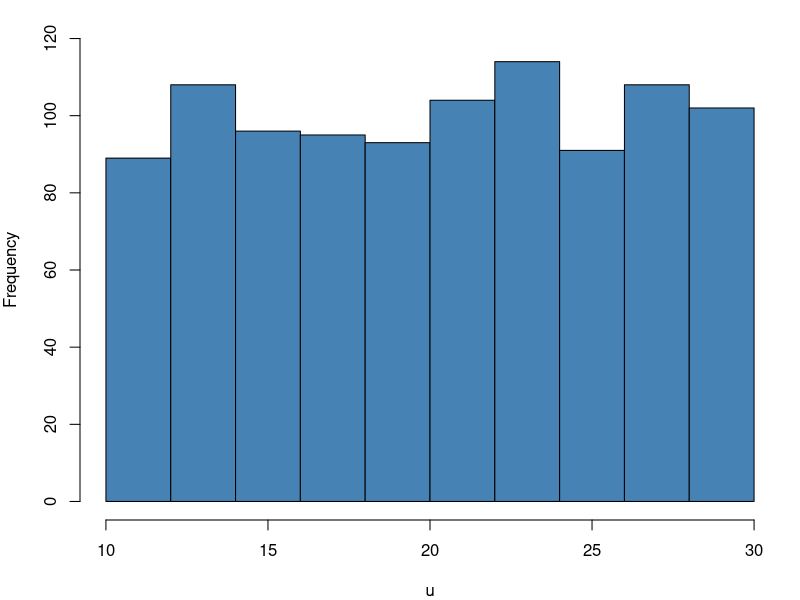
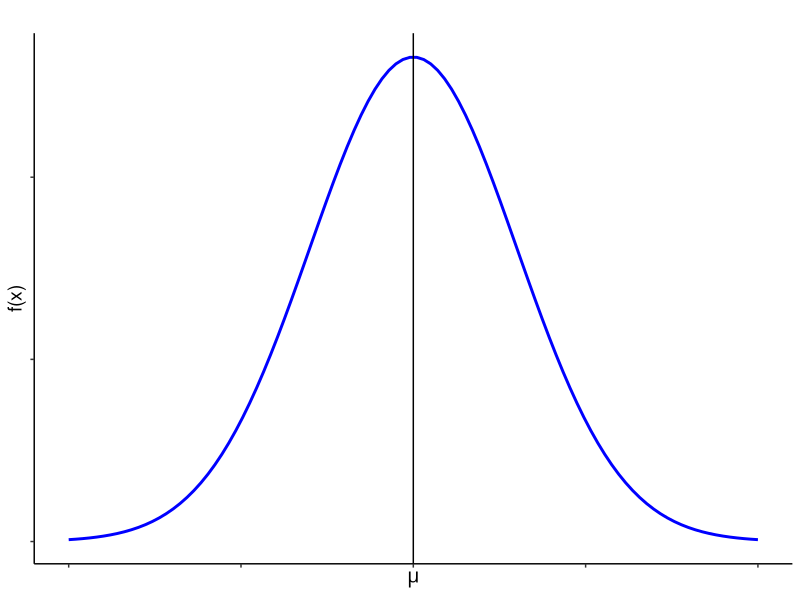
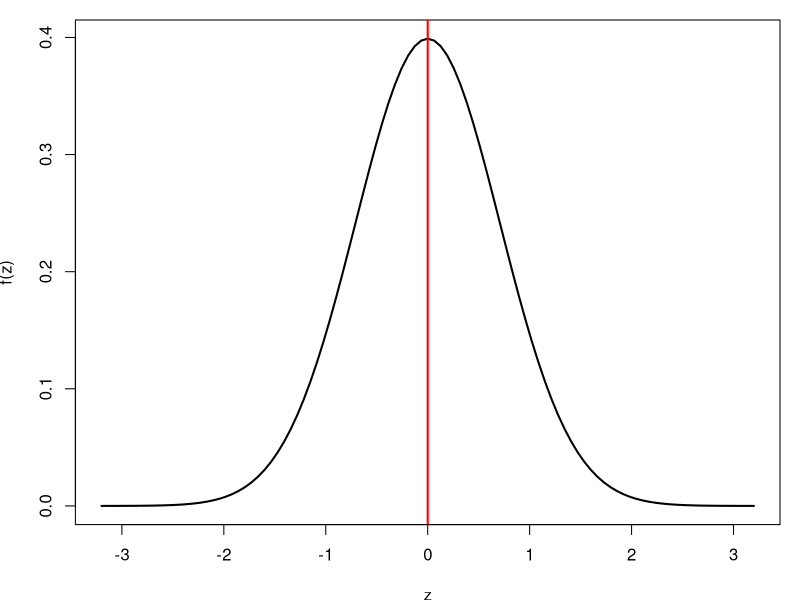
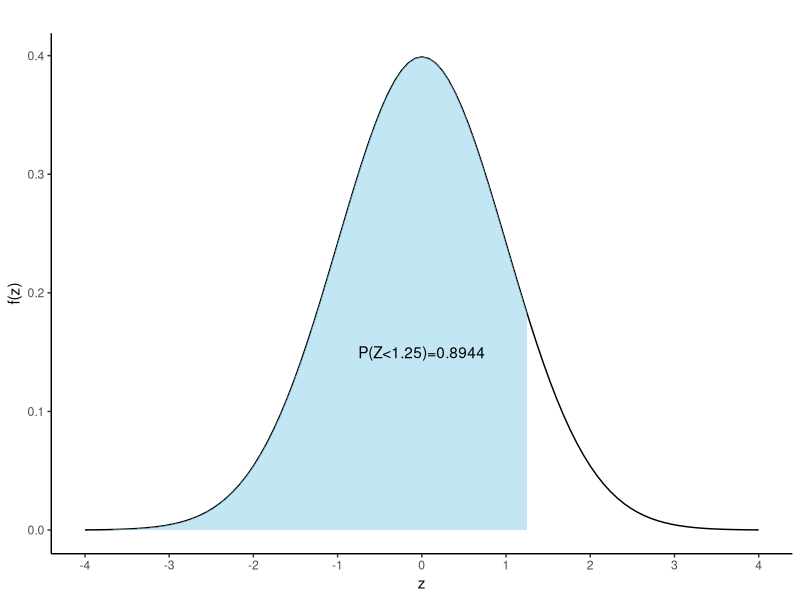
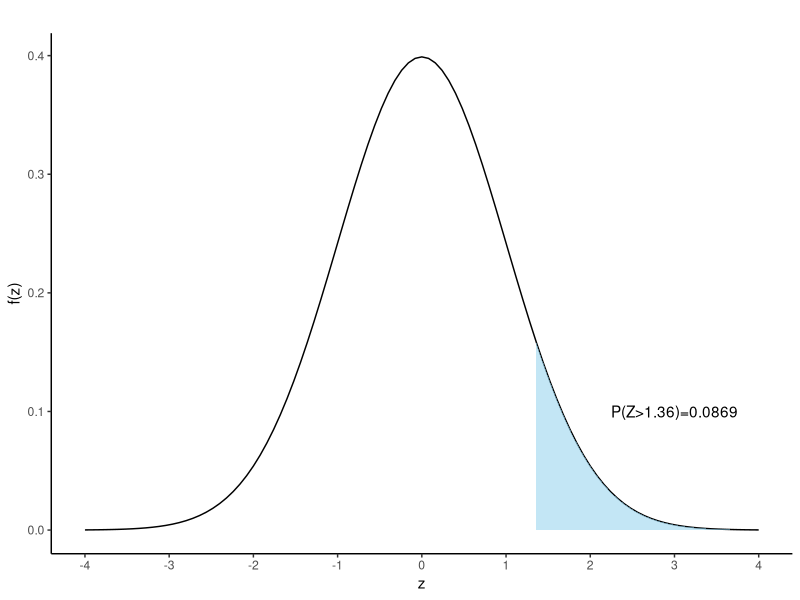
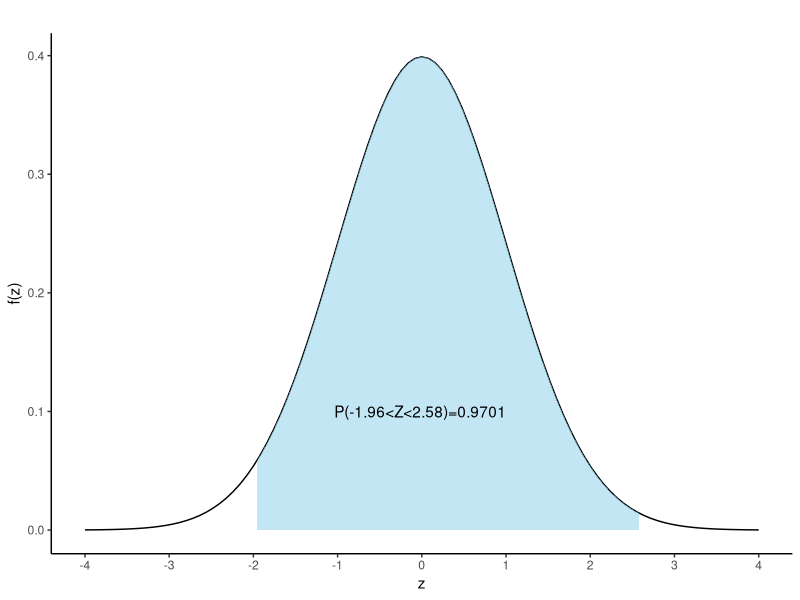
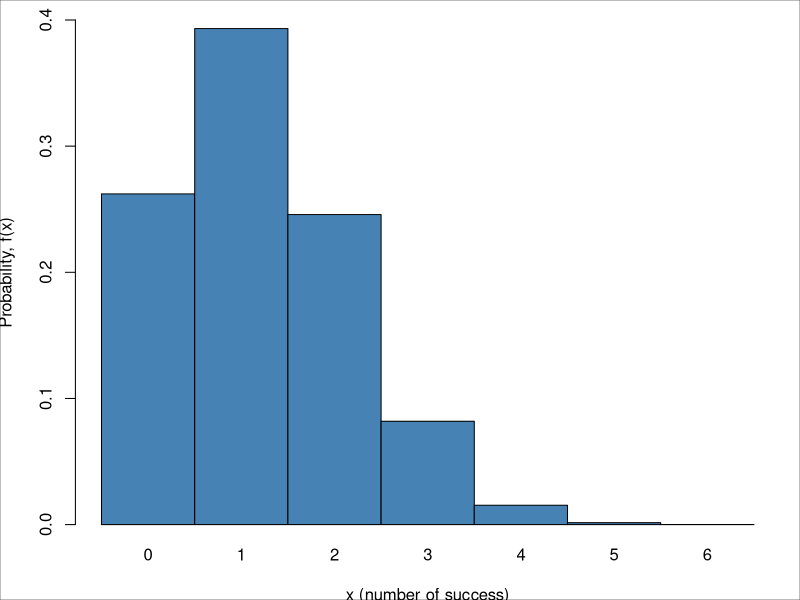
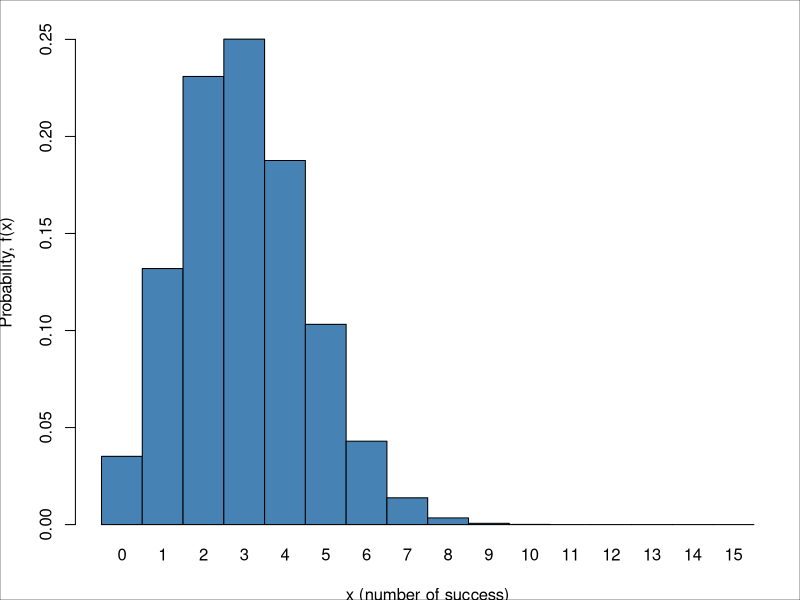

Write the R code that produced these figures, in order.
## ---- chunk 1
#| label: fig-unifhist
#| fig-cap: "Histogram of Uniform random numbers from U(10,30), $\\ n=1000$"
#| fig-align: left

par(mar=c(4,4,1,1)) # Adjust graph margin
set.seed(911) 
u=runif(1000,10,30) # Generating 1000 random numbers from U(10,30)
hist(u,main = " ",col="steelblue",ylim = c(0,120)) # Frequency histogram of U

## ---- chunk 2
#| label: fig-normalpdf
#| fig-cap: "Normal Curve"
#| fig-align: left

library(tidyverse)

# Create a sequence of x values
x <- seq(10, 30, length = 100)

# Calculate the y values for the normal distribution
y <- dnorm(x,20,3)

# Create a data frame
data <- data.frame(x, y)


ggplot(data, aes(x = x, y = y)) +
  geom_line(color = "blue",lwd=1) +
  labs(title = " ", 
  x=expression(mu), y = "f(x)")+
  geom_vline(xintercept=20)+
  theme_classic()+
  theme(axis.text=element_blank(),
        axis.title = element_text(size = 14),
        plot.title = element_text(hjust = 0.5)
        )->normal.curve
normal.curve  
## ---- chunk 3
#| label: fig-zcurve
#| fig-align: left
#| fig-cap: "Standard normal curve"

par(mar = c(3.77, 3.77, 1, 1))

fz=function(x) {(1/sqrt(2*pi))*exp(-x^2)}

curve(fz,from = -3.2, to = 3.2,
      xlab = "z",ylab = "f(z)",lwd=2)

abline(v = 0, col = "red", lwd = 2)



## ---- chunk 4
#| label: fig-areaz
#| fig-cap: "Area under standard normal curve for Z<1.25"
#| fig-align: left

# Load ggplot2 package
library(ggplot2)

# Define the mean and standard deviation
mean <- 0
sd <- 1

# Define the shading bounds for the central 95% interval
lower <- -1.96  # Lower bound (e.g., -1.96 for 95% CI)
upper <- 1.96   # Upper bound (e.g., 1.96 for 95% CI)

# Create a data frame to specify the x range
x_range <- data.frame(x = c(-4, 4))

# Create the plot
ggplot(x_range, aes(x)) +
  scale_x_continuous(breaks = seq(-4,4,1)) +
  # Plot the normal distribution curve
  stat_function(fun = dnorm, args = list(mean = mean, sd = sd)) +
  
  # Shade the area under the curve between the lower and upper bounds
  stat_function(fun = dnorm, args = list(mean = mean, sd = sd), geom = "area", 
                xlim = c(-4, 1.25), fill = "skyblue", alpha = 0.5) +
  
  # Labels and theme
  labs(x = "z", y = "f(z)", title = "") +
  theme_classic()+
  annotate("text",x=0,y=0.15,label="P(Z<1.25)=0.8944")

## ---- chunk 5
#| label: fig-areaz2
#| fig-cap: "Area under standard normal curve for Z>1.36"
#| fig-align: left

# Create the plot
ggplot(x_range, aes(x)) +
  scale_x_continuous(breaks = seq(-4,4,1)) +
  # Plot the normal distribution curve
  stat_function(fun = dnorm, args = list(mean = 0, sd = 1)) +
  
  # Shade the area under the curve between the lower and upper bounds
  stat_function(fun = dnorm, args = list(mean = mean, sd = sd), geom = "area", xlim = c(1.36, 4), fill = "skyblue", alpha = 0.5) +
  
  # Labels and theme
  labs(x = "z", y = "f(z)", title = "") +
  theme_classic()+
  annotate("text",x=3,y=0.1,label="P(Z>1.36)=0.0869")
## ---- chunk 6
#| label: fig-areaz3
#| fig-cap: "Area under standard normal curve for -1.96<Z<2.58"
#| fig-align: left

# Create the plot
ggplot(x_range, aes(x)) +
  scale_x_continuous(breaks = seq(-4,4,1)) +
  # Plot the normal distribution curve
  stat_function(fun = dnorm, args = list(mean = 0, sd = 1)) +
  
  # Shade the area under the curve between the lower and upper bounds
  stat_function(fun = dnorm, args = list(mean = mean, sd = sd), geom = "area", xlim = c(-1.96, 2.58), fill = "skyblue", alpha = 0.5) +
  
  # Labels and theme
  labs(x = "z", y = "f(z)", title = "") +
  theme_classic()+
  annotate("text",x=-.02,y=.1,label="P(-1.96<Z<2.58)=0.9701")
## ---- chunk 7
#| label: fig-bintonorm1
#| fig-cap: "Histogram of $Bin(x; n=6,p=0.2)$"
#| fig-align: left

n1=6
p=0.2
binx1=0:n1
binfx1=dbinom(binx1,n1,p)
barplot(binfx1,lwd=1,
        space = 0, names.arg = binx1,col = "steelblue",
        #main ="Histogram for Bin(x; n=6,p=0.2)",
        xlab = "x (number of success)",
        ylab = "Probability, f(x)",
        ylim = c(0,0.40)
        )
box("outer", col = "black", lwd = 0.5)  
## ---- chunk 8
#| label: fig-bintonorm2
#| fig-cap: "Histogram of $Bin(x; n=15,p=0.2)$"
#| fig-align: left

n2=15
p=0.2
binx2=0:n2
binfx2=dbinom(binx2,n2,p)
barplot(binfx2,lwd=1,
        space = 0, names.arg = binx2,col = "steelblue",
        #main ="Histogram for Bin(x; n=15,p=0.2)",
        xlab = "x (number of success)",
        ylab = "Probability, f(x)",
        ylim = c(0,0.26)
        )
box("outer", col = "black", lwd = 0.5)

## ---- chunk 9
#| label: fig-bintonorm3
#| fig-cap: "Histogram of $Bin(x; n=50,p=0.2)$"
#| fig-align: left

n3=50
p=0.2
binx3=0:n3
binfx3=dbinom(binx3,n3,p)
barplot(binfx3,lwd=1,
        space = 0, names.arg = binx3,col = "steelblue",
        #main ="Histogram for Bin(x; n=50,p=0.2)",
        xlab = "x (number of success)",
        ylab = "Probability, f(x)",
        ylim = c(0,0.14))

box("outer", col = "black", lwd = 0.5)
## ---- chunk 10
#| label: fig-expo
#| fig-cap: "Exponential probability density functions for selected values of $\\lambda$"

library(tidyverse)

t <- seq(0,5,0.1)

#plot(t,dexp(t,0.5),type = "l")

exp1<-dexp(t,0.5)
exp2<-dexp(t,1 )
exp3<-dexp(t,1.5)

wide.exp<-data.frame(t,exp1,exp2,exp3)
#wide.ps

long.exp<-wide.exp%>%gather(key = "rate",value = "density",-t)
#head(long.ps)

long.exp$rate<-factor(long.exp$rate,labels = c("0.5","1","1.5"))
#head(long.exp)

long.exp%>%ggplot(aes(t,density,color=rate))+
   geom_line(lwd=0.7)+
   #facet_wrap(~rate,labeller = label_parsed)+
   scale_x_continuous(breaks = seq(0, 5, 1.5),limits=c(0, 5))+
   labs(x="t (Time) ",y="f(t)",
        #title =expression(paste("Exponential probability density functions for selected values of"," ",lambda )),
        color=expression(paste(lambda,"(Arrival rate)")))+
   theme_bw()+
  theme(legend.position = "right",
        plot.title = element_text(size = 14),
        plot.background = element_rect(color = "black"))

## ---- chunk 11
#| label: fig-rexpo
#| fig-cap: "Histogram of exponential random variable from Exp($\\lambda=2.5)$,$\\ n=1000$"
#| fig-align: left

par(mar=c(4,4,1,1)) # Adjust graph margin
set.seed(911) 
t=rexp(1000,rate = 2.5)
hist(t, main = "",col = "steelblue")
